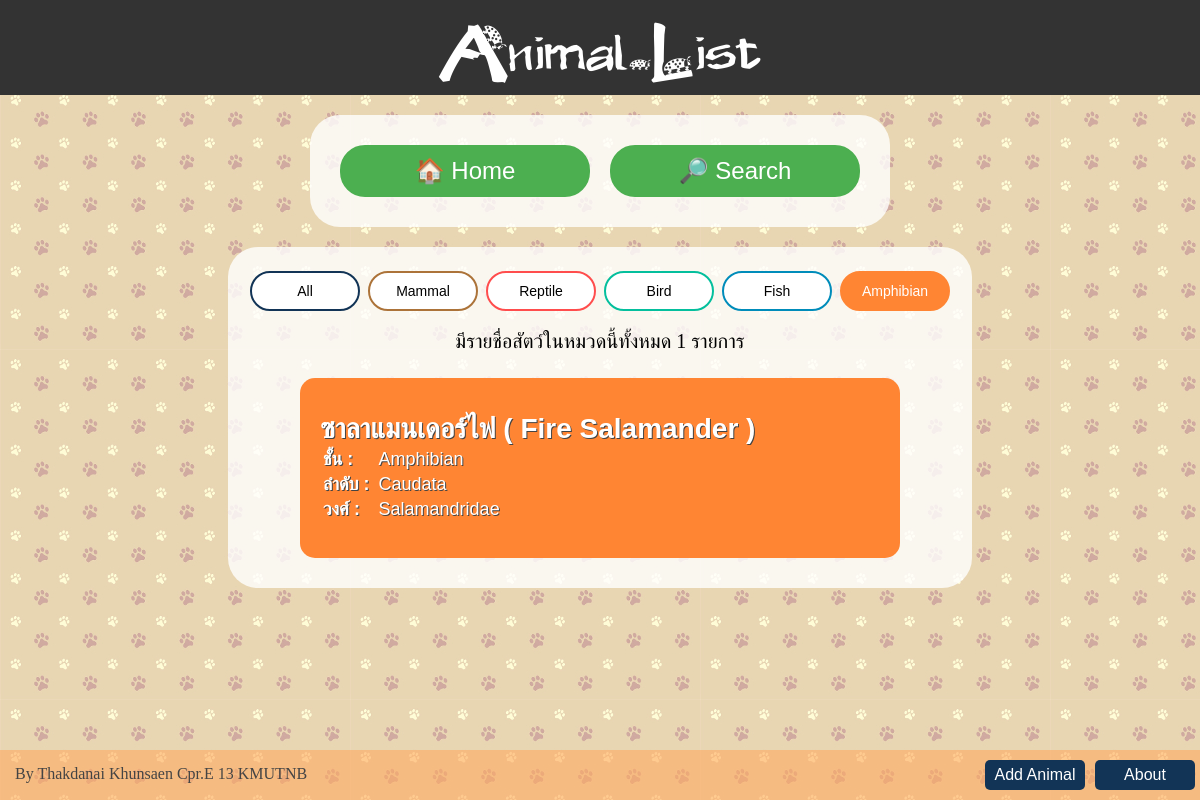
The app's page /park/Amphibian/ with its own data.
### park/models.py (models this page shows, shortened)
class Animal(models.Model):
    thai_name = models.CharField(max_length=200)
    name = models.CharField(max_length=200)
    class_name = models.CharField(max_length=10,choices=CLASS_CHOICES)
    order = models.CharField(max_length=200)
    family = models.CharField(max_length=200)
    info = models.TextField(null=True, blank=True)
    habitat = models.TextField(null=True, blank=True)
    status = models.CharField(max_length=10,choices=STATUS_CHOICES,null=True, blank=True)
    def url_name(self):
        return self.name.replace(' ', '_')

### park/views.py (the view)
# urls.py: url(r'^(?P<class_name>[A-Za-z]+)/$', views.animal_list, name='animal_list'),
def animal_list(request, class_name):
    all_class = ["All","Mammal","Reptile","Bird","Fish","Amphibian"]
    if(class_name == 'All'):
        animal_list = Animal.objects.filter(status="Published").order_by('thai_name')
    elif(class_name in ('Mammal','Reptile','Bird','Fish','Amphibian')):
        animal_list = Animal.objects.filter(status="Published",class_name=class_name).order_by('thai_name')
    else:
        raise Http404("Question does not exist")
    return render(request, 'park/animal_list.html',{'lists':animal_list,'all_class':all_class,'class_now':class_name})

### park/templates/park/animal_list.html (shortened to what this page needs)
{% extends 'park/base.html' %}
{% load static %}
{% block style_n_script %}
    <link rel="stylesheet" href="{% static '/css/list.css' %}">
{% endblock %}
{% block header %}
<p id="main_page_head">Animal List</p>
{% endblock %}
{% block content %}
    <div class="list_div">
    <a href="{% url 'park:index' %}"><button class="button button_menu">&#127968; Home</button></a>
    <a href="{% url 'park:search' %}"><button class="button button_menu">&#X1F50E; Search</button></a>
    </div>
    <div class="list_div">
    {% for class_name in all_class %}
        <a href="{% url 'park:animal_list' class_name %}">
        {% if class_name == class_now %}
        <button class="button sel_bt_{{ class_name }}">
        {% else %}
        <button class="button button_{{ class_name }}">
        {% endif %}
        {{ class_name }}
        </button></a>
    {% endfor %}
    {% if lists %}
    <div style="font-size:20px;margin:15px">มีรายชื่อสัตว์ในหมวดนี้ทั้งหมด {{ lists.count }} รายการ</div>
        {% for animal in lists %}
            <a href="{% url 'park:animal_data' animal.url_name %}">
            {% if forloop.counter|divisibleby:2 %}
            <button class="block-list list_{{ animal.class_name }}">
            {% else %}
            <button class="block-list list-left list_{{ animal.class_name }}">
            {% endif %}
            <b class="animal_name">{{ animal.thai_name }} ( {{ animal.name }} )</b><br>
            <table>
                <tr><td><b>ชั้น :</b></td><td> &nbsp;{{ animal.class_name }}</td></tr>
                <tr><td><b>ลำดับ :</b></td><td> &nbsp;{{ animal.order }}</td></tr>
                <tr><td><b>วงศ์ :</b></td><td> &nbsp;{{ animal.family }}</td></tr>
            </table>
            </button></a>
        {% endfor %}
    {% else %}
        <div style="font-size:20px;margin:15px">ไม่มีรายชื่อสัตว์ในหมวดนี้.</div>
    {% endif %}
    </div>
{% endblock %}

### park/static/css/main.css (style rules this page uses)
html, body { margin:0; padding:0; height:100%; min-width: 660px; background-image: url('../image/pawbg.jpg'); }
#main_page_head { font-family:main_head_font; text-align:center; font-size:65px; margin:0px; color:white; }
a:link { Text-decoration: none; }

### park/static/css/list.css (style rules this page uses)
.list_div { display: table; margin: 20px auto; text-align: center; padding: 20px; border-radius: 30px; background-color:rgba(255,255,255,0.8); }
.button { font-size: 14px; width: 110px; padding: 10px 15px; margin: 4px 2px; -webkit-transition-duration: 0.4s; transition-duration: 0.4s; border-radius: 25px; cursor: pointer; }
.button_menu { font-size: 24px; width: 250px; padding: 10px 15px; margin: 10px 10px; background-color: #4CAF50; border: 2px solid #4CAF50; color: white; }
.button_All { background-color: white; color: black; border: 2px solid #123456; }
.button_Mammal { background-color: white; color: black; border: 2px solid #ac7339; }
.button_Reptile { background-color: white; color: black; border: 2px solid #ff4d4d; }
.button_Bird { background-color: white; color: black; border: 2px solid #04BF9D; }
.button_Fish { background-color: white; color: black; border: 2px solid #008CBA; }
.button_Amphibian:hover, .sel_bt_Amphibian { background-color: #ff8533; color: white; border: 2px solid #ff8533; }
.block-list { margin: 10px; padding: 10px 20px 10px 20px; text-align: left; font-size: 18px; border: none; border-radius: 15px; outline: none; cursor: pointer; -webkit-transition-duration: 0.4s; transition-duration: 0.3s; width: 600px; height: 180px; color: white; text-shadow: 1px 1px 0 #444; }
.block-list table { color: white; font-size:18px; text-shadow: 1px 1px 0 #444; }
.list-left { clear: both; }
.animal_name { font-size: 28px; }
.list_Amphibian { background-color: #ff8533; }

### records on screen
Animal: thai_name "ซาลาแมนเดอร์ไฟ", name "Fire Salamander", class_name "Amphibian", order "Caudata", family "Salamandridae"

### other values on screen
{{ class_name }} "All" "Mammal" "Reptile" "Bird" "Fish" "Amphibian"
{{ lists.count }} "1"
